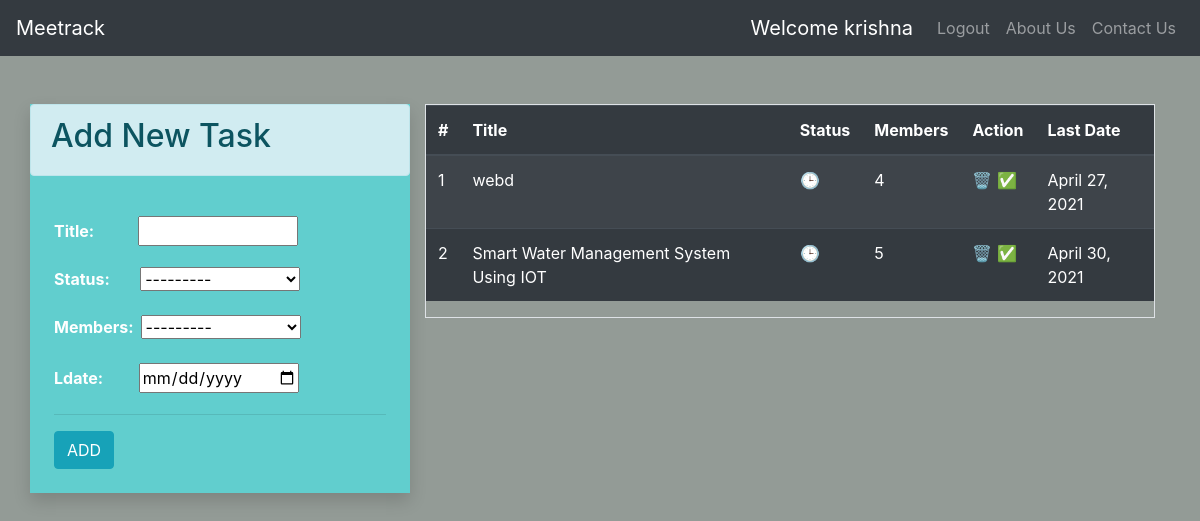
Before: / (signed in) with the older database file.
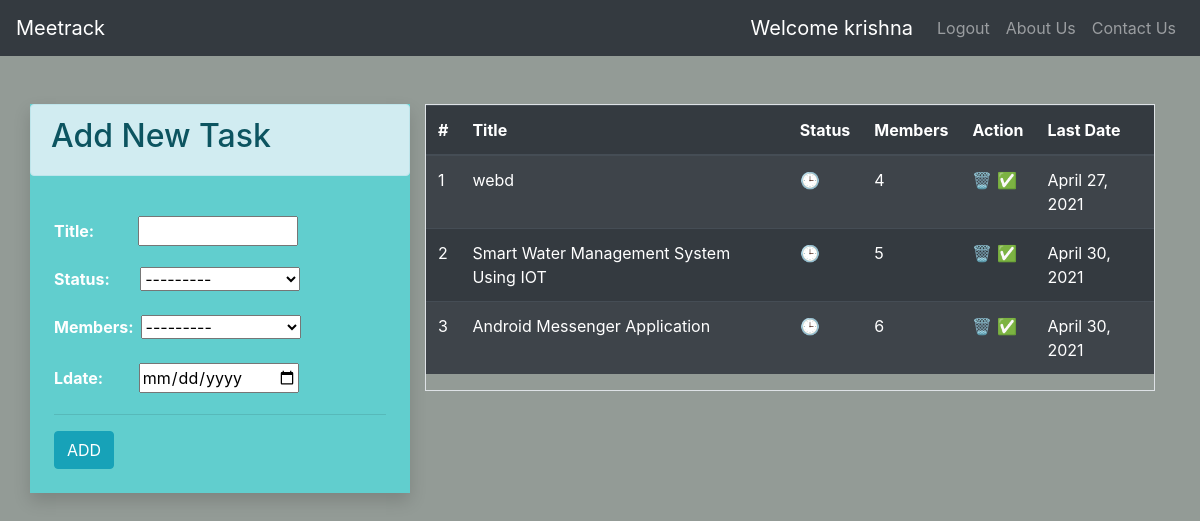
After: the same page with the newer database file.
### app/models.py (models this page shows)
class TODO(models.Model):
    status_choices = [
    ('C', 'COMPLETED'),
    ('P', 'PENDING'),
    ]
    members_choices = [
    ('1', '1️⃣'),
    ('2', '2️⃣'),
    ('3', '3️⃣'),
    ('4', '4️⃣'),
    ('5', '5️⃣'),
    ('6', '6️⃣'),
    ('7', '7️⃣'),
    ('8', '8️⃣'),
    ('9', '9️⃣'),
    ('10', '🔟'),
    ]
    title = models.CharField(max_length=50)
    status = models.CharField(max_length=2 , choices=status_choices)
    user  = models.ForeignKey(User  , on_delete= models.CASCADE)
    date = models.DateTimeField(auto_now_add=True)
    members = models.CharField(max_length=2 , choices=members_choices)
    ldate = models.DateField(null=True,blank=True)

### app/views.py (the view)
# urls.py: path('' , home , name='home' ),
@login_required(login_url='login')
def home(request):
    if request.user.is_authenticated:
        user = request.user
        form = TODOForm()
        todos = TODO.objects.filter(user = user).order_by('members')
        return render(request , 'index.html' , context={'form' : form , 'todos' : todos, 'user': user})

### app/forms.py
class TODOForm(ModelForm):
    class Meta:
        model = TODO
        fields = ['title' , 'status' , 'members', 'ldate']

### app/templates/index.html (shortened to what this page needs)
{% extends 'base.html' %}
{% block content %}
<div>
  <div class="container pt-4">
    <div class="row  p-0 mt-4">
      <div class="col-lg-4 mx-auto shadow p-0 task">
        <div class="alert alert-info">
          <h2>Add New Task</h2>
        </div>
        <div class="p-4 ">
          <form action="/add-todo/" method="POST">
            {{form.as_p}}
            <hr>
            <input type="submit" value="ADD" class="btn btn-info">
          </form>
        </div>
      </div>
<br>
      <div class="col">
        <div class="border">
          {% if todos|length == 0 %}
          <div class="p-4">
            <br>
            <br>
            <div class="alert alert-info text-center">
              <p class="" style="font-size: 30px;">No Tasks</p>
            </div>
            <br>
            <br>
          </div>
          {%else%}
          <div>
            <table class="table table-striped  table-dark table-hover">
              <thead>
                <tr>
                  <th>#</th>
                  <th>Title</th>
                  <th>Status</th>
                  <th>Members</th>
                  <th>Action</th>
                  <th>Last Date</th>
                </tr>
              </thead>
              <tbody>
                {% for todo in todos %}
                <tr>
                  <td>{{forloop.counter}}</td>
                  <td>{{todo.title}}</td>
                  <td>
                    {% if todo.status == 'C'%}
                    ✅
                    {%else%}
                    🕒
                    {%endif%}
                  </td>
                  <td>{{todo.members}}</td>
                  <td>
                    <a href="/delete-todo/{{todo.id}}" title="Delete" class="">🗑️</a>
                    {% if todo.status == 'P'%}
                    <a href="/change-status/{{todo.id}}/C" title="Mark Completed" class="">✅</a>
                    {%else%}
                    <a href="/change-status/{{todo.id}}/P" title="Mark Pending" class="">🕒</a>
                    {%endif%}
                  </td>
                  <td>{{todo.ldate}}</td>
                </tr>
                {%endfor%}
              </tbody>
            </table>
          </div>
          {%endif%}
        </div>
      </div>
    </div>
  </div>
</div>
{% endblock %}

### app/templates/base.html (shortened to what this page needs)
<!doctype html>
<html lang="en">
<head>
    <link rel="stylesheet" href="https://cdn.jsdelivr.net/npm/bootstrap@4.5.3/dist/css/bootstrap.min.css"
>
</head>
<body>
    <nav class="navbar navbar-expand-lg  navbar-dark bg-dark">
        <a class="navbar-brand" href="/">Meetrack</a>
        <div class="collapse navbar-collapse" id="navbarNav">
            <ul class="navbar-nav ml-auto">
                 {% if request.user.is_authenticated %}
                <li class="nav-item" style="color:white !important">
                    <a class="navbar-brand" href="#">Welcome {{user}}</a>
                </li>
                {% endif%}
                {% if request.user.is_authenticated %}
                <li class="nav-item {% block logoutActive %} {% endblock logoutActive %}">
                    <a class="nav-link" href="/logout">Logout</a>
                </li>
                {% endif %}
                <li class="nav-item {% block aboutActive %} {% endblock aboutActive %}">
                    <a class="nav-link" href="/about">About Us</a>
                </li>
                <li class="nav-item {% block contactActive %} {% endblock contactActive %}">
                    <a class="nav-link" href="/contact">Contact Us</a>
                </li>
            </ul>
        </div>
    </nav>
    <div>
        {% block content %}
        {% endblock %}
    </div>
</body>
</html>

### app/templates/index.html (style rules this page uses)
body { background-color: rgb(147, 155, 150); }
.task { background-color: rgb(97, 206, 206); color: white; font-weight: 700; }
#id_title { width:160px; margin-left:12%; }
#id_status { width:160px; margin-left:8%; }
#id_members { width:160px; margin-left:1% }
#id_ldate { width:160px; margin-left:2rem; }

Changed rows visible on the page:
added TODO: title "Android Messenger Application", members "6", ldate "April 30, 2021"
